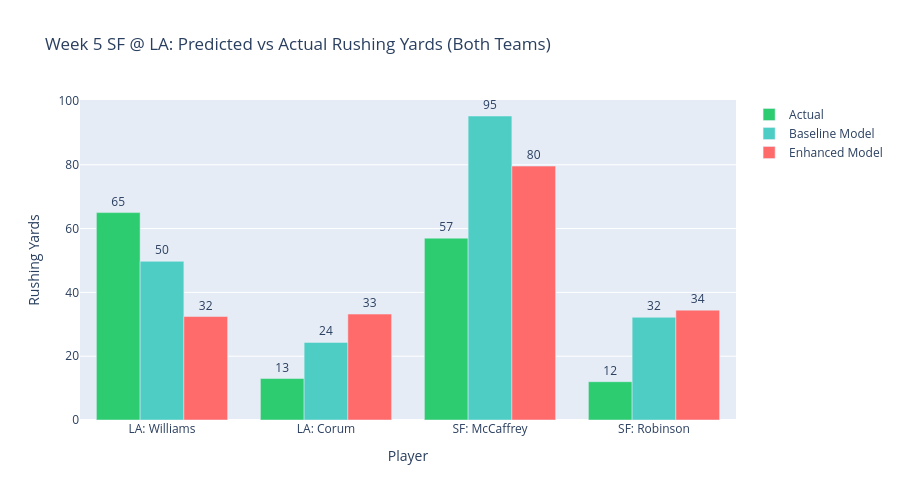

Notebook code cell kept with this figure:
### Code cell
# Visualize prediction accuracy for SF @ LA game (both teams)
import plotly.graph_objects as go

# Prepare data for visualization - sort by team then player
sf_la_evaluation_sorted = sf_la_evaluation.sort_values(
    ["team", "rushing_yards"], ascending=[True, False]
)

players = [
    f"{row['team']}: {row['player_name'].split('.')[-1]}"
    for _, row in sf_la_evaluation_sorted.iterrows()
]
actuals = sf_la_evaluation_sorted["rushing_yards"].tolist()
baseline_preds = sf_la_evaluation_sorted["predicted_yards_baseline"].tolist()
enhanced_preds = sf_la_evaluation_sorted["predicted_yards_enhanced"].tolist()

fig = go.Figure()

# Add bars for each model and actual
fig.add_trace(
    go.Bar(
        name="Actual",
        x=players,
        y=actuals,
        marker_color="#2ECC71",
        text=[f"{v:.0f}" for v in actuals],
        textposition="outside",
    )
)

fig.add_trace(
    go.Bar(
        name="Baseline Model",
        x=players,
        y=baseline_preds,
        marker_color="#4ECDC4",
        text=[f"{v:.0f}" for v in baseline_preds],
        textposition="outside",
    )
)

fig.add_trace(
    go.Bar(
        name="Enhanced Model",
        x=players,
        y=enhanced_preds,
        marker_color="#FF6B6B",
        text=[f"{v:.0f}" for v in enhanced_preds],
        textposition="outside",
    )
)

fig.update_layout(
    title="Week 5 SF @ LA: Predicted vs Actual Rushing Yards (Both Teams)",
    xaxis_title="Player",
    yaxis_title="Rushing Yards",
    barmode="group",
    height=500,
    showlegend=True,
)

fig.show()

print("\n🟢 Green = Actual performance")
print("🔵 Blue = Baseline model prediction")
print("🔴 Red = Enhanced model prediction")

### Figure 1 — Plotly figure (JSON) as saved in the notebook; plotly's stock layout.template omitted (floating-point values rounded to 4 significant figures)
{"data": [{"marker": {"color": "#2ECC71"}, "name": "Actual", "text": ["65", "13", "57", "12"], "textposition": "outside", "type": "bar", "x": ["LA: Williams", "LA: Corum", "SF: McCaffrey", "SF: Robinson"], "y": [65, 13, 57, 12]}, {"marker": {"color": "#4ECDC4"}, "name": "Baseline Model", "text": ["50", "24", "95", "32"], "textposition": "outside", "type": "bar", "x": ["LA: Williams", "LA: Corum", "SF: McCaffrey", "SF: Robinson"], "y": [49.74, 24.31, 95.28, 32.19]}, {"marker": {"color": "#FF6B6B"}, "name": "Enhanced Model", "text": ["32", "33", "80", "34"], "textposition": "outside", "type": "bar", "x": ["LA: Williams", "LA: Corum", "SF: McCaffrey", "SF: Robinson"], "y": [32.43, 33.19, 79.58, 34.43]}], "layout": {"barmode": "group", "height": 500, "showlegend": true, "title": {"text": "Week 5 SF @ LA: Predicted vs Actual Rushing Yards (Both Teams)"}, "xaxis": {"title": {"text": "Player"}}, "yaxis": {"title": {"text": "Rushing Yards"}}}}
